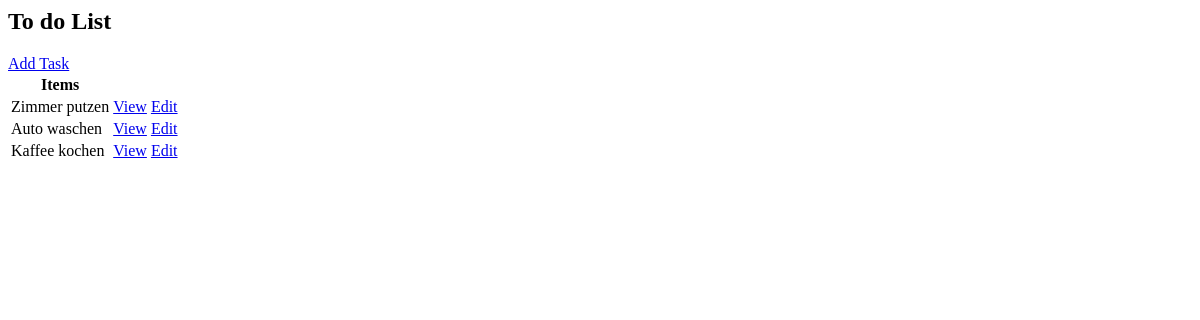
Before: /task/ with the older database file.
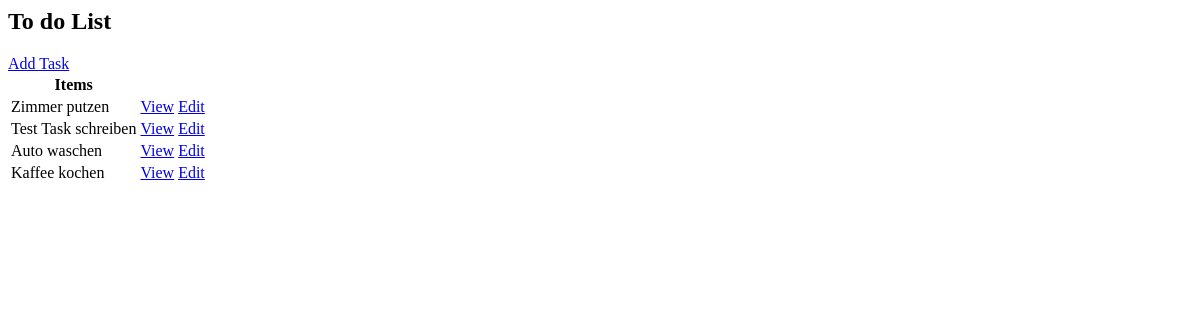
After: the same page with the newer database file.
### app/models.py (models this page shows, shortened)
class Task(models.Model):
    user = models.ForeignKey(User, on_delete=models.CASCADE, null=True, blank=True)
    title = models.CharField(max_length=200)
    description = models.TextField(null=True, blank=True)
    complete = models.BooleanField(default=False)
    create = models.DateTimeField(auto_now_add=True)
    update = models.DateTimeField(auto_now=True)
    class Meta:
        ordering = ['complete']

### app/views.py (the view)
# urls.py: path('task/', views.TaskList.as_view(), name='tasks'),
class TaskList(ListView):
    model = Task
    context_object_name = 'tasks'

### app/templates/app/task_list.html
<h2>To do List</h2>
<a href="{% url 'task-create' %}">Add Task</a>
<table>
    <tr>
        <th>Items</th>
        <th></th>
        <th></th>
    </tr>
    {% for task in tasks %}
    <tr>
        <td>{{ task.title }}</td>
        <td><a href="{% url 'task' task.id %}">View</a></td>
        <td><a href="{% url 'task-update' task.id %}">Edit</a></td>
    </tr>
    {% empty %}
    <h2>No items in list</h2>
    {% endfor %}
</table>

Changed rows visible on the page:
added Task: title "Test Task schreiben"
